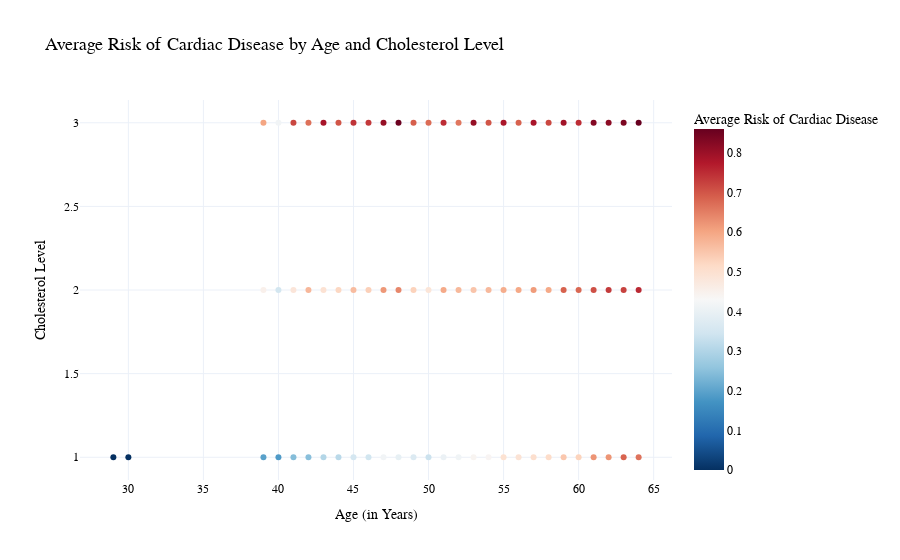

Here is the notebook cell this chart was saved with:
### Code cell
import pandas as pd
import plotly.express as px

# Calculate the average risk of cardiac disease by cholesterol level and age
age_chol_cardio = df.groupby(['cholesterol', 'age']).agg({'cardio': 'mean'}).reset_index()

# Create a scatter plot
fig = px.scatter(age_chol_cardio, 
                 x='age', 
                 y='cholesterol',
                 color='cardio',
                 color_continuous_scale=px.colors.diverging.RdBu_r,
                 labels={'cardio': 'Average Risk of Cardiac Disease', 'age': 'Age (in Years)', 'cholesterol': 'Cholesterol Level'},
                 title='Average Risk of Cardiac Disease by Age and Cholesterol Level'
                )

# Update the layout for better appearance
fig.update_layout(
    legend_title='Average Risk of Cardiac Disease',
    plot_bgcolor='rgba(0,0,0,0)',  # Transparent plot background
    font=dict(family="Arial", size=12, color="black"),  # Font style and size
    title_font=dict(size=18),  # Title font size
)

# Show the plot
fig.show()

### Figure 1 — Plotly figure (JSON) as saved in the notebook; plotly's stock layout.template omitted (floating-point values rounded to 4 significant figures)
{"data": [{"hovertemplate": "Age (in Years)=%{x}<br>Cholesterol Level=%{y}<br>Average Risk of Cardiac Disease=%{marker.color}<extra></extra>", "legendgroup": "", "marker": {"color": [0, 0, 0.1954, 0.1844, 0.2435, 0.2481, 0.3024, 0.3125, 0.3521, 0.3464, 0.4154, 0.394, 0.3687, 0.3366, 0.4033, 0.415, 0.44, 0.4376, 0.4951, 0.4912, 0.5024, 0.511, 0.5475, 0.5276, 0.6219, 0.622, 0.6831, 0.664, 0.4515, 0.3484, 0.4837, 0.5723, 0.4943, 0.5212, 0.5647, 0.5337, 0.6179, 0.6385, 0.5289, 0.4856, 0.5935, 0.5699, 0.552, 0.5693, 0.5882, 0.5952, 0.613, 0.5938, 0.6856, 0.678, 0.7066, 0.732, 0.7237, 0.7535, 0.6, 0.4167, 0.7176, 0.6667, 0.7863, 0.7, 0.7419, 0.7342, 0.8066, 0.8539, 0.6887, 0.6724, 0.7484, 0.6591, 0.8065, 0.7, 0.782, 0.6845, 0.784, 0.7167, 0.7917, 0.7485, 0.8265, 0.8171, 0.8357, 0.8596], "coloraxis": "coloraxis", "symbol": "circle"}, "mode": "markers", "name": "", "orientation": "v", "showlegend": false, "x": [29, 30, 39, 40, 41, 42, 43, 44, 45, 46, 47, 48, 49, 50, 51, 52, 53, 54, 55, 56, 57, 58, 59, 60, 61, 62, 63, 64, 39, 40, 41, 42, 43, 44, 45, 46, 47, 48, 49, 50, 51, 52, 53, 54, 55, 56, 57, 58, 59, 60, 61, 62, 63, 64, 39, 40, 41, 42, 43, 44, 45, 46, 47, 48, 49, 50, 51, 52, 53, 54, 55, 56, 57, 58, 59, 60, 61, 62, 63, 64], "xaxis": "x", "y": [1, 1, 1, 1, 1, 1, 1, 1, 1, 1, 1, 1, 1, 1, 1, 1, 1, 1, 1, 1, 1, 1, 1, 1, 1, 1, 1, 1, 2, 2, 2, 2, 2, 2, 2, 2, 2, 2, 2, 2, 2, 2, 2, 2, 2, 2, 2, 2, 2, 2, 2, 2, 2, 2, 3, 3, 3, 3, 3, 3, 3, 3, 3, 3, 3, 3, 3, 3, 3, 3, 3, 3, 3, 3, 3, 3, 3, 3, 3, 3], "yaxis": "y", "type": "scatter"}], "layout": {"xaxis": {"anchor": "y", "domain": [0, 1], "title": {"text": "Age (in Years)"}}, "yaxis": {"anchor": "x", "domain": [0, 1], "title": {"text": "Cholesterol Level"}}, "coloraxis": {"colorbar": {"title": {"text": "Average Risk of Cardiac Disease"}}, "colorscale": [[0, "rgb(5,48,97)"], [0.1, "rgb(33,102,172)"], [0.2, "rgb(67,147,195)"], [0.3, "rgb(146,197,222)"], [0.4, "rgb(209,229,240)"], [0.5, "rgb(247,247,247)"], [0.6, "rgb(253,219,199)"], [0.7, "rgb(244,165,130)"], [0.8, "rgb(214,96,77)"], [0.9, "rgb(178,24,43)"], [1, "rgb(103,0,31)"]]}, "legend": {"tracegroupgap": 0, "title": {"text": "Average Risk of Cardiac Disease"}}, "title": {"text": "Average Risk of Cardiac Disease by Age and Cholesterol Level", "font": {"size": 18}}, "font": {"family": "Arial", "size": 12, "color": "black"}, "plot_bgcolor": "rgba(0,0,0,0)"}}
